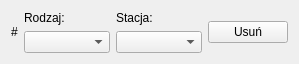
<?xml version="1.0" encoding="UTF-8"?>
<ui version="4.0">
 <class>StatisticItemWidget</class>
 <widget class="QWidget" name="StatisticItemWidget">
  <property name="geometry">
   <rect>
    <x>0</x>
    <y>0</y>
    <width>299</width>
    <height>60</height>
   </rect>
  </property>
  <property name="windowTitle">
   <string/>
  </property>
  <layout class="QGridLayout" name="gridLayout" columnstretch="0,1,1,0">
   <item row="0" column="1">
    <widget class="QLabel" name="label_2">
     <property name="text">
      <string>Rodzaj:</string>
     </property>
    </widget>
   </item>
   <item row="1" column="1">
    <widget class="QComboBox" name="comboBox"/>
   </item>
   <item row="1" column="2">
    <widget class="QComboBox" name="comboBox_3"/>
   </item>
   <item row="0" column="3" rowspan="2">
    <widget class="QPushButton" name="removeButton">
     <property name="text">
      <string>Usuń</string>
     </property>
    </widget>
   </item>
   <item row="0" column="0" rowspan="2">
    <widget class="QLabel" name="label">
     <property name="text">
      <string>#</string>
     </property>
    </widget>
   </item>
   <item row="0" column="2">
    <widget class="QLabel" name="label_3">
     <property name="text">
      <string>Stacja:</string>
     </property>
    </widget>
   </item>
  </layout>
 </widget>
 <resources/>
 <connections/>
</ui>
